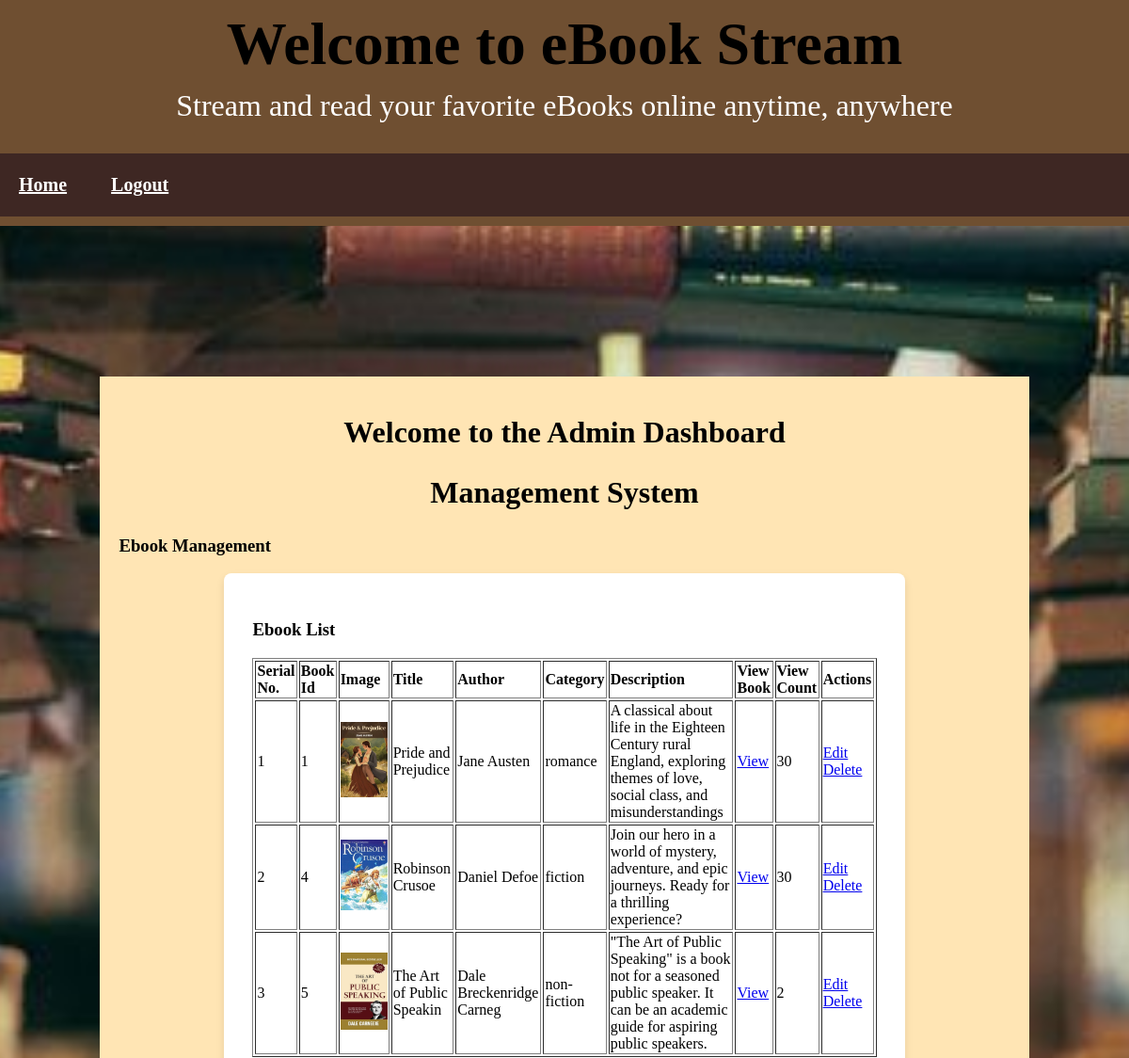
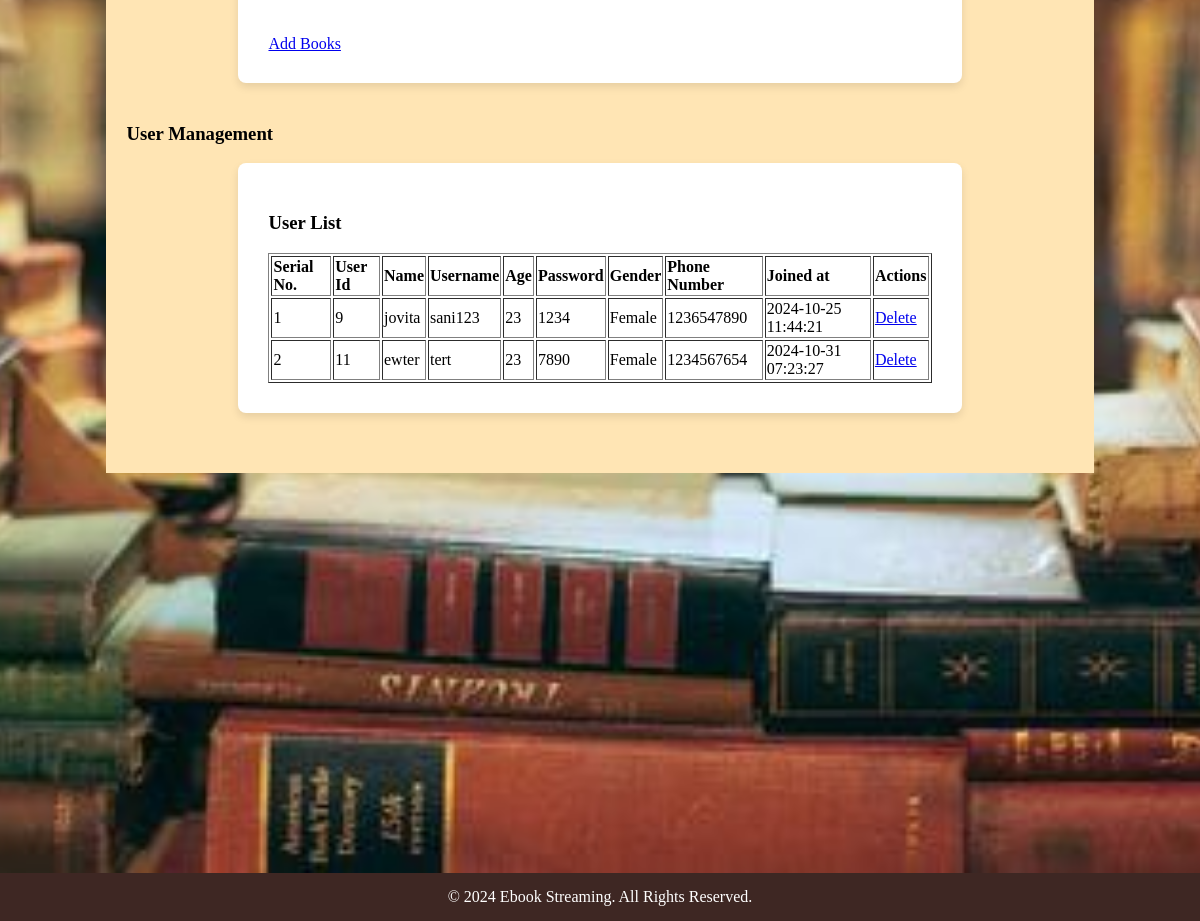
The app's page /admin.php with its own data (2 pictures, top to bottom).
### tables this page shows
CREATE TABLE `books` (
  `id` int(11) NOT NULL,
  `cover_image` varchar(255) NOT NULL,
  `title` varchar(25) NOT NULL,
  `author` varchar(25) NOT NULL,
  `category` enum('fiction','non-fiction','romance','science fiction') NOT NULL,
  `description` text DEFAULT NULL,
  `ebook` varchar(255) NOT NULL,
  `view_count` int(11) NOT NULL DEFAULT 0
);

CREATE TABLE `users` (
  `id` int(11) NOT NULL,
  `name` varchar(25) NOT NULL,
  `username` varchar(15) NOT NULL,
  `age` int(11) DEFAULT NULL CHECK (`age` > 0 and `age` < 100),
  `password` varchar(255) NOT NULL,
  `gender` enum('Male','Female','Others') NOT NULL,
  `phone_number` varchar(10) NOT NULL,
  `created_at` datetime NOT NULL DEFAULT current_timestamp() ON UPDATE current_timestamp()
);

### admin.php (the view, shortened to what this page needs)
<?php
require_once("connection.php");
$query = "SELECT * FROM books";
$result = mysqli_query($con, $query);
$rowcount = mysqli_num_rows($result);
$query1 = "SELECT * FROM users";
$result1 = mysqli_query($con, $query1);
$rowcount1 = mysqli_num_rows($result1);
?>
<!DOCTYPE html>
<html lang="en">
<head>
    <link rel="stylesheet" href="styles.css">
</head>
<body>
    <header>
        <h1>Welcome to eBook Stream</h1>
        <p>Stream and read your favorite eBooks online anytime, anywhere</p>
        <nav>
            <a href="admin.php">Home</a>
            <a href="logout.php" style="color:white; border: 2px solid transparent; border-radius: 5px; transition: all 0.3s ease;">Logout</a>
        </nav>
    </header>
    <div class="container" style="width:80%">
        <center>
            <h1>Welcome to the Admin Dashboard</h1>
            <h2>Management System</h2>
        </center>
        <section id="ebooks">
            <h3>Ebook Management</h3>
            <center>
                <div class="featured-ebook" >
                    <h3>Ebook List</h3>
                    <table border="1">
                        <tr>
                            <th>Serial No.</th>
                            <th>Book Id</td>
                            <th>Image</th>
                            <th>Title</th>
                            <th>Author</th>
                            <th>Category</th>
                            <th>Description</th>
                            <th>View Book</th>
                            <th>View Count</th>
                            <th>Actions</th>
                        </tr>
                        <?php
                        if ($rowcount > 0) {
                            $serial = 1;
                            while ($row = mysqli_fetch_assoc($result)) {
                                $id = $row['id'];
                                $image = $row['cover_image'];
                                $title = $row['title'];
                                $author = $row['author'];
                                $cat = $row['category'];
                                $description = $row['description'];
                                $pdf = $row['ebook'];
                                $view = $row['view_count'];
                        ?>
                        <tr>
                            <td><?php echo $serial++; ?></td>
                            <td><?php echo $id;?></td>
                            <td><img src="<?php echo $image; ?>" alt="<?php echo $title; ?>" style="width: 50px; height: auto;"></td>
                            <td><?php echo $title; ?></td>
                            <td><?php echo $author; ?></td>
                            <td><?php echo $cat; ?></td>
                            <td><?php echo $description; ?></td>
                            <td><a href="<?php echo $pdf; ?>" target="_blank">View</a></td>
                            <td><?php echo $view; ?></td>
                            <td>
                                <a href="edit.php?GetID=<?php echo trim($id); ?>">Edit</a>
                                <a href="delete.php?Del=<?php echo trim($id); ?>">Delete</a>
                            </td>
                        </tr>
                        <?php
                            }
                        }
                        ?>
                    </table>
                    <br/><br/><a href="addbook.php">Add Books</a>
                </div>
            </center>
        </section>
        <section id="users">
            <h3>User Management</h3>
            <center>
                <div class="featured-ebook">
                    <h3>User List</h3>
                    <table border="1">
                        <tr>
                            <th>Serial No.</th>
                            <th>User Id</th>
                            <th>Name</th>
                            <th>Username</th>
                            <th>Age</th>
                            <th>Password</th>
                            <th>Gender</th>
                            <th>Phone Number</th>
                            <th>Joined at</th>
                            <th>Actions</th>
                        </tr>
                        <?php
                        if ($rowcount1 > 0) {
                            $serial1 = 1;
                            while ($row1 = mysqli_fetch_assoc($result1)) {
                                $id = $row1['id'];
                                $name = $row1['name'];
                                $uname = $row1['username'];
                                $age = $row1['age'];
                                $pswd = $row1['password'];
                                $gender = $row1['gender'];
                                $phno = $row1['phone_number'];
                                $join = $row1['created_at'];
                        ?>
                        <tr>
                            <td><?php echo $serial1++; ?></td>
                            <td><?php echo $id;?></td>
                            <td><?php echo $name; ?></td>
                            <td><?php echo $uname; ?></td>
                            <td><?php echo $age; ?></td>
                            <td><?php echo $pswd; ?></td>
                            <td><?php echo $gender; ?></td>
                            <td><?php echo $phno; ?></td>
                            <td><?php echo $join; ?></td>
                            <td>
                                <a href="delete.php?Del=<?php echo trim($id); ?>">Delete</a>
                            </td>
                        </tr>
                        <?php
                            }
                        }
                        ?>
                    </table>
                </div>
            </center>
        </section>
    </div>
    <footer>
        <p>&copy; 2024 Ebook Streaming. All Rights Reserved.</p>
    </footer>
</body>
</html>

### styles.css (style rules this page uses)
body { font-family: times new roman; background-image:url(ebook1.jpg); height: 30%; background-position: center; background-repeat: no-repeat; background-size: cover; background-position:relative; }
header { background-color: #6f4f31; color: #fff; text-align: center; padding: 10px 0; width: 100%; position: absolute; display: block; top:0; left:0; }
nav { background-color: #3e2723; color: white; font-weight:bolder; font-size:20px; width: 100%; padding: 10px 0; text-align:left; }
nav a { color: white; padding: 10px 20px; display: inline-block; transition: background-color 0.3s ease, transform 0.2s ease; }
.container { width: 30%; margin: 400px auto; background: #ffe5b4; padding: 20px; height:70%; position:relative; align:center; }
.container h2 { font-size:xx-large; }
header h1 { font-size: 4rem; font-weight: bolder; margin: 0; }
header p { font-size: 2rem; margin-top: 10px; }
h1, h2 { font-weight:bold; color: black; }
footer { background-color: #3e2723; color: white; text-align: center; padding: 15px 0; width: 100%; position: absolute; display: inline-block; left:0; margin-bottom:0; }
footer p { margin: 0; font-size: 1rem; }
.featured-ebook { background-color: white; padding: 30px; margin-bottom: 40px; border-radius: 8px; box-shadow: 0 4px 8px rgba(0, 0, 0, 0.1); flex: 1; max-width: 100%; text-align: left; }

### admin.php (style rules this page uses)
.featured-ebook { width:70%; }

### records on screen
books: id "1", cover_image (picture), title "Pride and Prejudice", author "Jane Austen", category "romance", description "A classical about life in the Eighteen Century rural England, exploring themes of love, social class, and misunderstandings", view_count "30"
books: id "4", cover_image (picture), title "Robinson Crusoe", author "Daniel Defoe", category "fiction", description "Join our hero in a world of mystery, adventure, and epic journeys. Ready for a thrilling experience?", view_count "30"
books: id "5", cover_image (picture), title "The Art of Public Speakin", author "Dale Breckenridge Carneg", category "non-fiction", description "\"The Art of Public Speaking\" is a book not for a seasoned public speaker. It can be an academic guide for aspiring public speakers.", view_count "2"
users: id "9", name "jovita", username "sani123", age "23", password "1234", gender "Female", phone_number "1236547890", created_at "2024-10-25 11:44:21"
users: id "11", name "ewter", username "tert", age "23", password "7890", gender "Female", phone_number "1234567654", created_at "2024-10-31 07:23:27"
